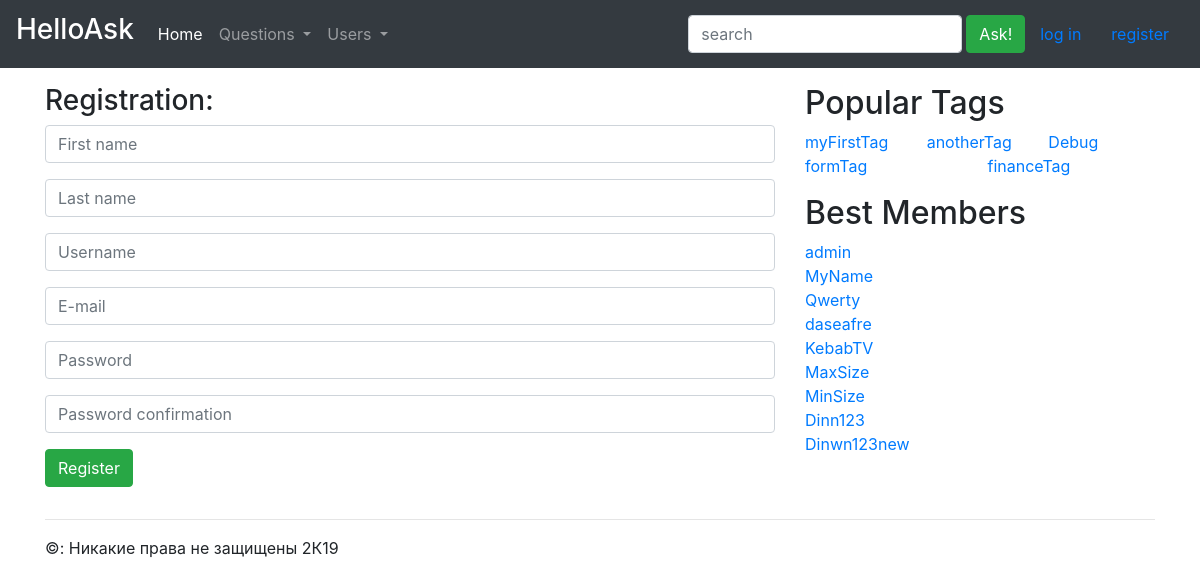
Page /asker/registration/ on the committed database.
### asker/models.py (models this page shows)
class Tag(models.Model):
    tagName = models.CharField(max_length = 16, unique = True)
    slug = models.SlugField(max_length=128)
    objects = TagManager()
    def __str__(self):
        return self.tagName
    def get_absolute_url(self):
        return reverse('TagDetail', kwargs={'slug': self.slug})

### asker/views.py (the view)
# urls.py: path('registration/', registration, name="Registration"),
def registration(request):
    errors = []
    form = UserSignUpForm
    if request.method == 'POST':
        form = form(request.POST)
        if request.POST['password'] != request.POST['password_confirmation']:
            errors.append('Passwords don\'t match')
        elif form.is_valid():
            user = User.objects.create(username=request.POST['username'],
                                       email=request.POST['email'],
                                       first_name=request.POST['first_name'],
                                       last_name=request.POST['last_name'])
            user.set_password(request.POST['password_confirmation'])
            user.save()
            auth_login(request, user)
            return redirect('/asker/questions')
        else:
            fillErrors(form.errors, errors)
    else:
        auth_logout(request)
    return render(request, 'asker/registration.html', {'form': form, 'messages': errors})

### asker/templatetags/hot.py (called while the page is built)
@register.inclusion_tag('asker/include/tags.html')
def Hot_tags_users():
    hot_tags = Tag.objects.all()
    hot_users = User.objects.all()
    return {'hot_tags': hot_tags, 'hot_users': hot_users}

### templates/asker/registration.html (shortened to what this page needs)
{% extends "asker/base.html" %}
{% load staticfiles %}
{% block mainContent %}
<div class="row align-items-center">
  <div class="col-auto">
    <h3>Registration:</h3>
  </div>
</div>
{% include "asker/include/registrationForm.html" %}
{% endblock %}

### templates/asker/include/tags.html
{% load hot %}
{% block content %}
<div class="container mb-3 pl-0">
  <h2>Popular Tags</h2>
  <div class="row">
    {% for tag in hot_tags %}
    <div class="col">
      <a href="{{ tag.get_absolute_url }}">{{tag}}</a>
    </div>
    {% endfor %}
  </div>
</div>
<div class="container mb-3 pl-0">
  <h2>Best Members</h2>
  {% for user in hot_users %}
  <div class="row">
    <div class="col">
      <a href="#">{{user}}</a>
    </div>
  </div>
  {% endfor %}
</div>
{% endblock %}

### rows in the picture
Tag: tagName "myFirstTag"
Tag: tagName "anotherTag"
Tag: tagName "Debug"
Tag: tagName "formTag"
Tag: tagName "financeTag"

### other values in the picture
{{ user }} "admin"
{{ user }} "MyName"
{{ user }} "Qwerty"
{{ user }} "daseafre"
{{ user }} "KebabTV"
{{ user }} "MaxSize"
{{ user }} "MinSize"
{{ user }} "Dinn123"
{{ user }} "Dinwn123new"
